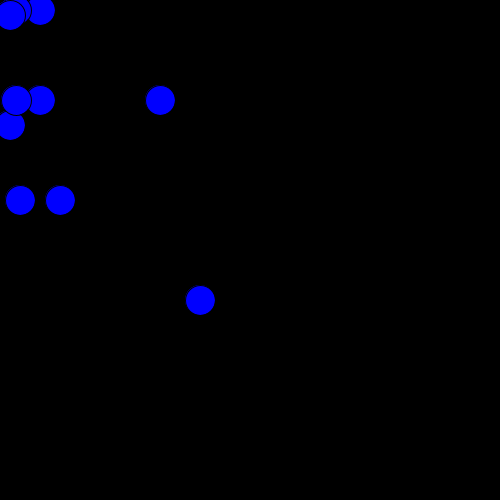
Frame 1 (no input)
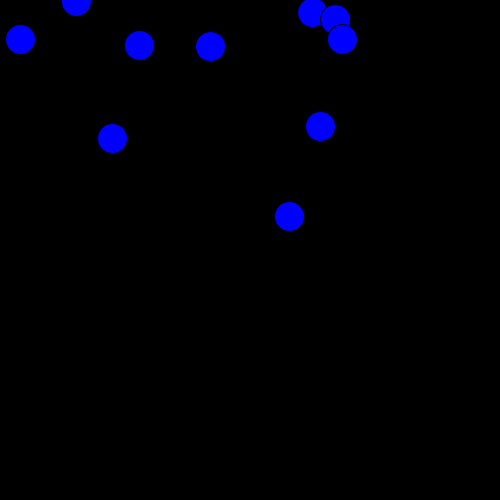
Frame 60 (the mouse pressed at the canvas centre just before this capture)
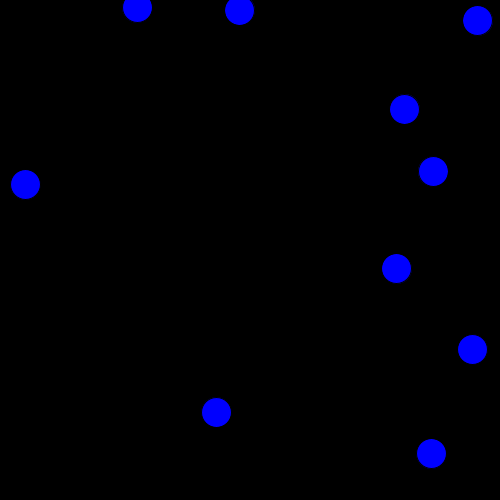
Frame 120 (the mouse held since frame 60 and released just before this capture)

The Processing sketch that drew these frames (run headless with seeded random() and noise(); from frame 60 on, the mouse is pressed at the canvas centre):

// Processing sketch: moved_Ball
// ── moved_Ball.pde
Ball B1, B2, B3, B4, B5, B6, B7, B8, B9, B10,B11 , B12 ;
void setup()
{
  size(500, 500);
  B1 = new Ball(20, 200, 30);
  B2 = new Ball(40, 10, 30);
  B3 = new Ball(60, 200, 30);
  B4 = new Ball(200, 300, 30);
  B5 = new Ball(40, 100, 30);
  B6 = new Ball(16, 10, 30);
  B7 = new Ball(10, 125, 30);
  B8 = new Ball(160, 100, 30);
  B9 = new Ball(10, 15, 30);
  B10 = new Ball(16, 100, 30);
  B11 = new Ball(100, 150, 30);
  B12 = new Ball(120, 150, 30);
}
void draw()
{
  background(0);
  B1.display();
  B1.moved();
  B1.check();

  B2.display();
  B2.moved();
  B2.check();

  B3.display();
  B3.moved();
  B3.check();

  B4.display();
  B4.moved();
  B4.check();

  B5.display();
  B5.moved();
  B5.check();

  B6.display();
  B6.moved();
  B6.check();

  B7.display();
  B7.moved();
  B7.check();

  B8.display();
  B8.moved();
  B8.check();

  B9.display();
  B9.moved();
  B9.check();

  B10.display();
  B10.moved();
  B10.check();
}
class Ball
{
  float x, y, r ;
  float speedx = random(5);
  float speedy = random(-10);
  Ball(float ptr1, float ptr2, float ptr3)
  {
    x = ptr1;
    y = ptr2;
    r = ptr3;
  }
  void display()
  {
    fill(0,0,255);
    stroke(0);
    ellipse(x, y, r, r);
  }
  void moved()
  {


    x += speedx;
    y += speedy;
  }
  void check()
  {
    if (x>width||x<0)
      speedx = speedx*-1;
    if (y>height||y<0)
      speedy = speedy*-1;
  }
}
